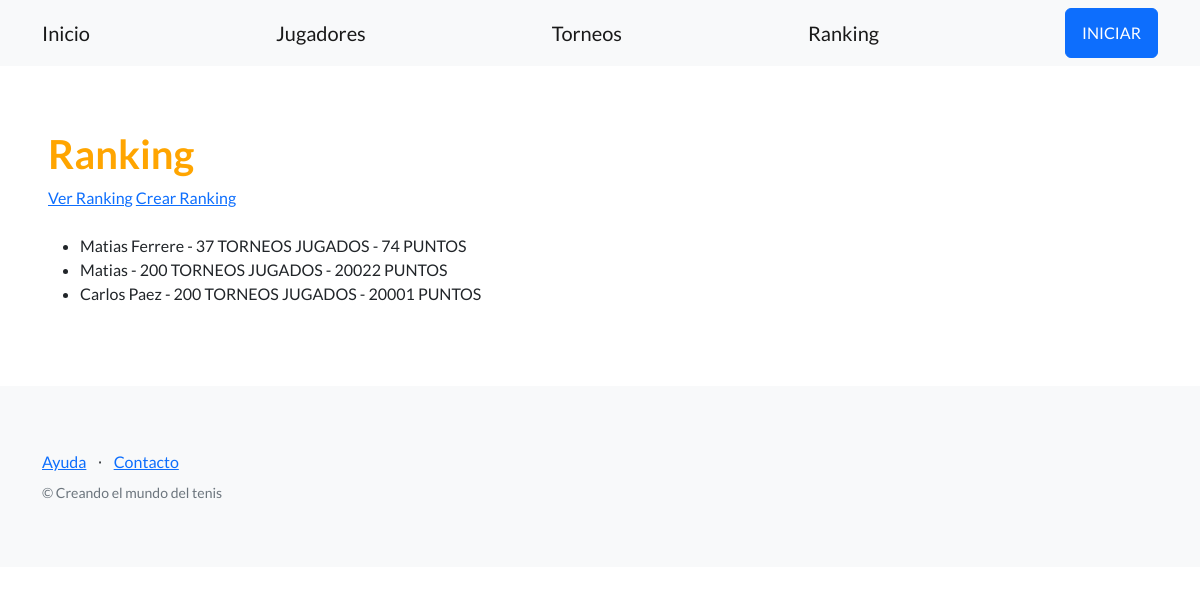
Before: /estudios/Ranking/ with the older database file.
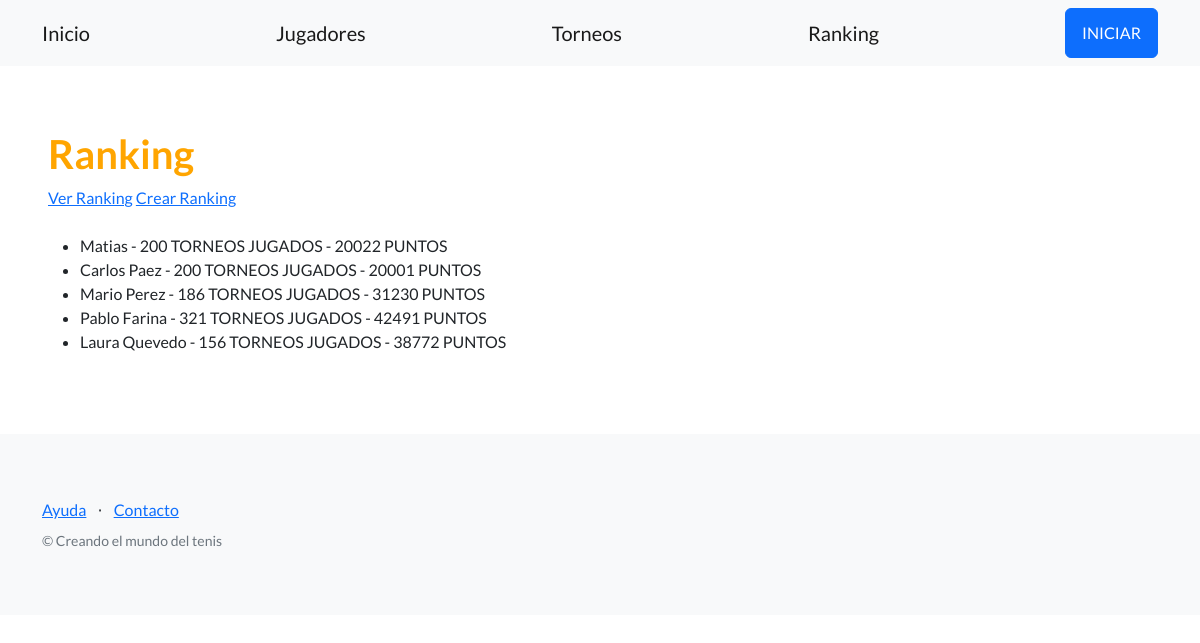
After: the same page with the newer database file.
### control_estudios/models.py (models this page shows, shortened)
class Ranking(models.Model):
    nombre = models.CharField(max_length=256)
    apellido = models.CharField(max_length=256)
    cantidad_puntos = models.PositiveIntegerField()
    torneos_jugados = models.PositiveIntegerField()

### control_estudios/views.py (the view)
# urls.py: path("Ranking/", listar_ranking, name="listar_ranking"),
def listar_ranking(request):
    contexto = {
    "ranking": Ranking.objects.all(),
    }
    http_response = render(
        request=request,
        template_name='control_estudios/lista_ranking.html',
        context=contexto,
    )
    return http_response

### control_estudios/Templates/control_estudios/lista_ranking.html
{% extends "base.html" %}
{% block contenido %}
<h1 style="color:orange;">
  Ranking
</h1>
<a href="{% url 'listar_ranking' %}">Ver Ranking</a>
<a href="{% url 'ingresar_al_ranking' %}">Crear Ranking</a>
<br><br>
<ul>
{% for rank in ranking %}
  <li>
    {{ rank.nombre }}  {{ rank.apellido }} - {{ rank.torneos_jugados }} TORNEOS JUGADOS - {{ rank.cantidad_puntos }} PUNTOS
  </li>
{% endfor %}
</ul>
{% endblock contenido %}

### templates_base/base.html (shortened to what this page needs)
{% load static %}
<!DOCTYPE html>
<html lang="en">
    <head>
        <link href="https://cdn.jsdelivr.net/npm/bootstrap-icons@1.5.0/font/bootstrap-icons.css" rel="stylesheet" type="text/css" />
        <link href="{% static 'css/styles.css' %}" rel="stylesheet" />
    </head>
    <body>
        <nav class="navbar navbar-light bg-light static-top">
            <div class="container">
                <a class="navbar-brand" href="{%url 'inicio' %}">Inicio</a>
                <a class="navbar-brand" href="{% url 'ingresar_jugador' %}">Jugadores</a>
                <a class="navbar-brand" href="{% url 'ingresar_torneo' %}">Torneos</a>
                <a class="navbar-brand" href="{% url 'ingresar_al_ranking' %}">Ranking</a>
                <a class="btn btn-primary" href="#signup">INICIAR</a>
            </div>
        </nav>
        <section style="padding:4rem 3rem;">
            {% block contenido %}
            {% endblock contenido %}
        </section>
        <footer class="footer bg-light">
            <div class="container">
                <div class="row">
                    <div class="col-lg-6 h-100 text-center text-lg-start my-auto">
                        <ul class="list-inline mb-2">
                            <li class="list-inline-item"><a href="#!">Ayuda</a></li>
                            <li class="list-inline-item">⋅</li>
                            <li class="list-inline-item"><a href="#!">Contacto</a></li>
                        </ul>
                        <p class="text-muted small mb-4 mb-lg-0">&copy; Creando el mundo del tenis</p>
                    </div>
                </div>
            </div>
        </footer>
    </body>
</html>

Changed rows visible on the page:
removed Ranking: nombre "Matias", apellido "Ferrere", torneos_jugados "37", cantidad_puntos "74"
added Ranking: nombre "Mario", apellido "Perez", torneos_jugados "186", cantidad_puntos "31230"
added Ranking: nombre "Pablo", apellido "Farina", torneos_jugados "321", cantidad_puntos "42491"
added Ranking: nombre "Laura", apellido "Quevedo", torneos_jugados "156", cantidad_puntos "38772"
